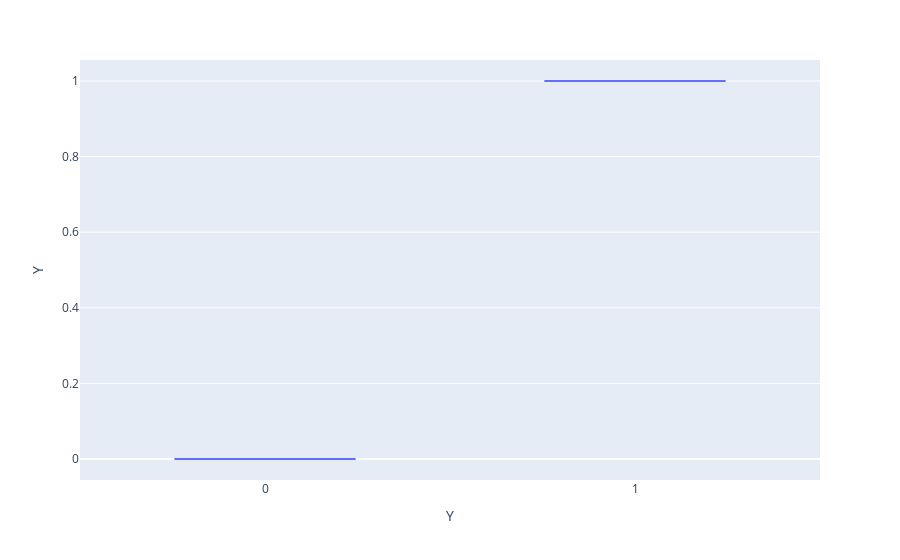

Write notebook code for a chart like this one.
### Code cell
incomeOrder = ["Less than $12500","$12500 - $24999","$25000 - $37499","$37500 - $49999","$50000 - $62499","$62500 - $74999","$75000 - $87499","$87500 - $99999"]
# df_ = df["income"].value_counts().loc[incomeOrder]
# sns.barplot(data=df, x="income", hue="Y")
px.violin(data_frame=df, x="Y", y="Y")

### Figure 1 — Plotly figure (JSON) as saved in the notebook; plotly's stock layout.template omitted (floating-point values rounded to 4 significant figures; data arrays with more than 128 entries replaced by an {"elided": "..."} marker saying what was removed)
{"data": [{"alignmentgroup": "True", "box": {"visible": false}, "hovertemplate": "Y=%{y}<extra></extra>", "legendgroup": "", "marker": {"color": "#636efa"}, "name": "", "offsetgroup": "", "orientation": "v", "scalegroup": "True", "showlegend": false, "type": "violin", "x": {"elided": "12079 int values"}, "x0": " ", "xaxis": "x", "y": {"elided": "12079 int values"}, "y0": " ", "yaxis": "y"}], "layout": {"legend": {"tracegroupgap": 0}, "margin": {"t": 60}, "violinmode": "group", "xaxis": {"anchor": "y", "domain": [0, 1], "title": {"text": "Y"}}, "yaxis": {"anchor": "x", "domain": [0, 1], "title": {"text": "Y"}}}}
